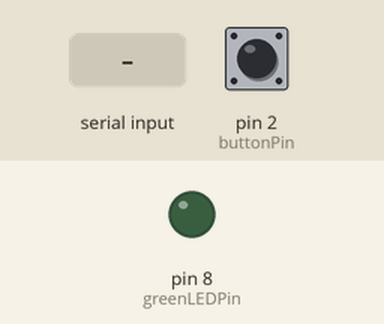
Bench run of a sketch on a simulated Arduino Uno, built with avr-gcc and run on an emulated ATmega328P. On the bench: output pins drawn as LEDs (lit = HIGH). The inputs (shaded band) are chosen by the test bench; at power-on: pin 2 (buttonPin) HIGH. Storage starts empty; what the sketch prints to the serial monitor is not drawn.

Above: at 1.2 s.
1.3 s: "1\n" received over Serial
2.9 s: pin 2 (buttonPin) pulled LOW for 0.15 s
Timing chart, 0 to 5.9 s (numbered marks = the images above; inputs shaded):
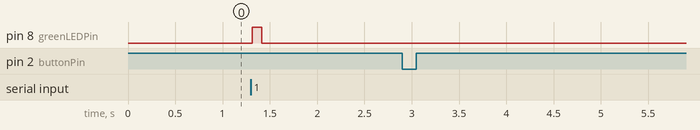

Measured:
- after the input at 1.3 s, pin 8 (greenLEDPin): LOW → HIGH at once, → LOW 0.10 s later
- after the input at 2.9 s, every drawn part: stays the same

The sketch:

sub.ino
```cpp
#include <SPI.h>
#include <SD.h>

// Pin Definitions
const int chipSelect = 10; // SD card module CS pin
const int buttonPin = 2;   // Button pin
const int greenLEDPin = 8; // Green LED for activity

void setup() {
  Serial.begin(9600);
  pinMode(buttonPin, INPUT_PULLUP); // Enable internal pull-up resistor
  pinMode(greenLEDPin, OUTPUT);

  if (!SD.begin(chipSelect)) {
    Serial.println("SD Card Error");
    while (1);
  }
  Serial.println("SD Card Ready");
}

void loop() {
  // Blink green LED during data logging
  if (Serial.available()) {
    String data = Serial.readStringUntil('\n');

    // Save data to SD card
    File dataFile = SD.open("datalog.txt", FILE_WRITE);
    if (dataFile) {
      dataFile.println(data);
      dataFile.close();
      digitalWrite(greenLEDPin, HIGH);
      delay(100);
      digitalWrite(greenLEDPin, LOW);
    } else {
      Serial.println("File Error");
    }
  }

  // Check button state
  if (digitalRead(buttonPin) == LOW) { // Button pressed
    File dataFile = SD.open("datalog.txt");
    if (dataFile) {
      Serial.println("Data Log:");
      while (dataFile.available()) {
        Serial.write(dataFile.read());
      }
      dataFile.close();
    } else {
      Serial.println("No Data Found");
    }
    delay(1000); // Debounce delay
  }
}
```
